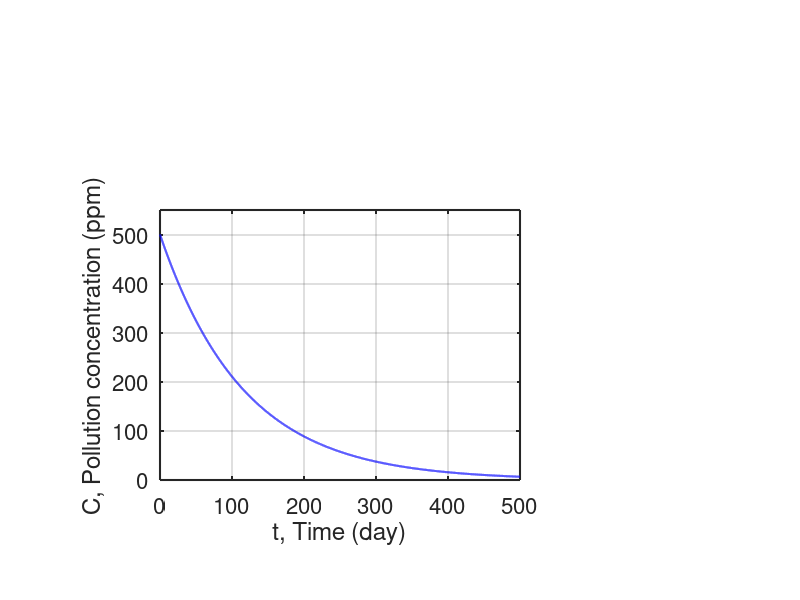

Reproduce this figure in MATLAB.
% This code plots variations of pollution 
% concentration in a reservoir
clc; clear; close all;
set(0,'DefaultAxesFontsize',16);
%
V=25*10^(6); % reservoir water volume (m^3)
Q=2.5; % input discharge of reservoir (m^3/s) 
c0=500; % initial pollution concentration at t=0 (ppm)
%
t=0:3600:500*24*3600; % time for 500 days
C=500.*exp(-1.*10^(-7).*t);
%
subplot('position',[0.2 0.2 0.45 0.45]);
plot(t./(24.*3600),C,'b', 'LineWidth',1.5);
xlim([0 500]); ylim([0 550]);
xlabel('t, Time (day)'); ylabel('C, Pollution concentration (ppm)');
set(gca,'linewidth',1.5);
grid on;
%
% End of the code %

      


